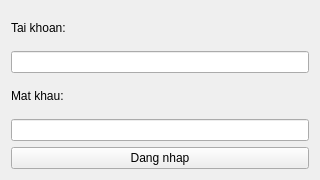
<?xml version="1.0" encoding="UTF-8"?>
<ui version="4.0">
 <class>Form</class>
 <widget class="QWidget" name="Form">
  <property name="geometry">
   <rect>
    <x>0</x>
    <y>0</y>
    <width>320</width>
    <height>180</height>
   </rect>
  </property>
  <property name="windowTitle">
   <string>Form Dang Nhap</string>
  </property>
  <layout class="QVBoxLayout" name="verticalLayout">
   <item>
    <widget class="QLabel" name="label_tk">
     <property name="text">
      <string>Tai khoan:</string>
     </property>
    </widget>
   </item>
   <item>
    <widget class="QLineEdit" name="o_nhap_tai_khoan"/>
   </item>
   <item>
    <widget class="QLabel" name="label_mk">
     <property name="text">
      <string>Mat khau:</string>
     </property>
    </widget>
   </item>
   <item>
    <widget class="QLineEdit" name="o_nhap_mat_khau">
     <property name="echoMode">
      <enum>QLineEdit::Password</enum>
     </property>
    </widget>
   </item>
   <item>
    <widget class="QPushButton" name="nut_dang_nhap">
     <property name="text">
      <string>Dang nhap</string>
     </property>
    </widget>
   </item>
  </layout>
 </widget>
 <resources/>
 <connections/>
</ui>
